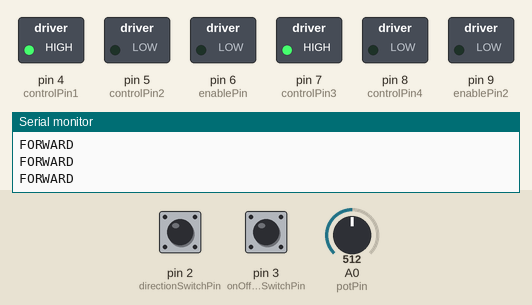
The sketch below on a simulated Arduino Uno, built with avr-gcc and run on an emulated ATmega328P. On the bench: switched loads named in the sketch (green lamp = pin HIGH), the last lines printed to the serial monitor. The inputs (shaded band) are chosen by the test bench; at power-on: pin 2 (directionSwitchPin) LOW, pin 3 (onOffSwitchStateSwitchPin) LOW, A0 (potPin) = 512.

Above: at 1.2 s.
1.3 s: pin 2 (directionSwitchPin) pulled HIGH for 0.15 s
At 2.2 s:
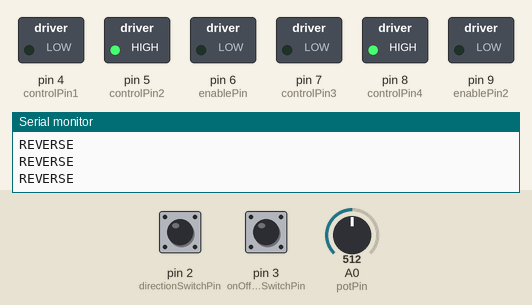
2.9 s: pin 3 (onOffSwitchStateSwitchPin) pulled HIGH for 0.15 s
At 3.3 s:
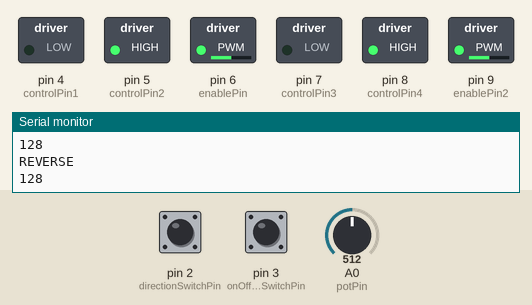
4.5 s: A0 (potPin) set to 716
At 5.7 s:
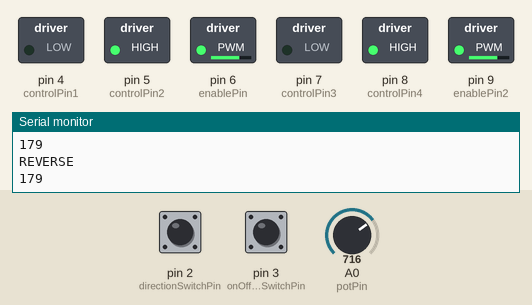
6.0 s: A0 (potPin) set to 900
At 6.9 s:
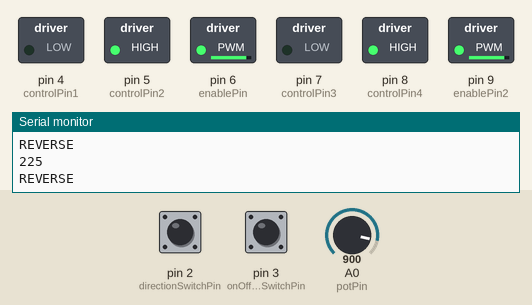
7.5 s: pin 2 (directionSwitchPin) pulled HIGH for 1 s
At 8.0 s:
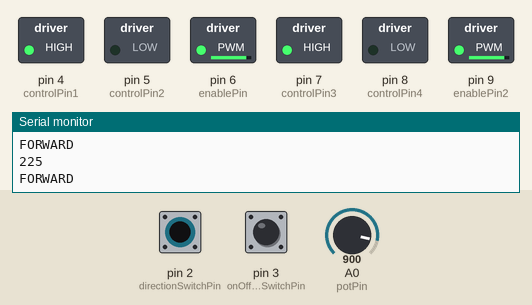
10.0 s: A0 (potPin) set to 511
At 11.3 s:
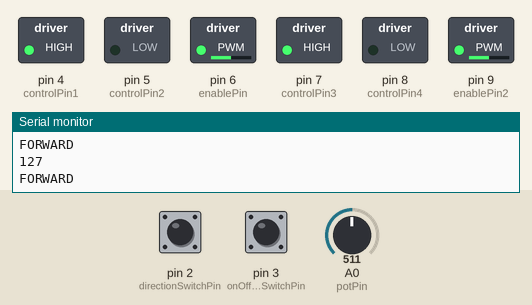
Timing chart, 0 to 12.5 s (numbered marks = the images above; inputs shaded):
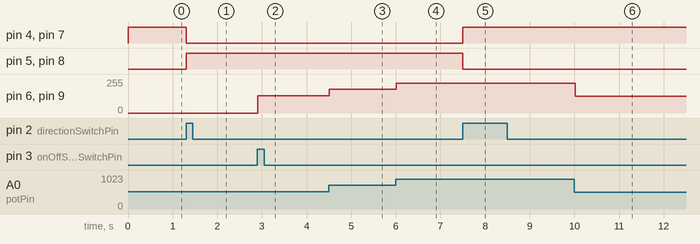

Measured:
- after the input at 1.3 s, pin 4 (controlPin1), pin 7 (controlPin3): HIGH → LOW at once; pin 5 (controlPin2), pin 8 (controlPin4): LOW → HIGH at once
- after the input at 2.9 s, pin 6 (enablePin), pin 9 (enablePin2): 0/255 → 128/255 at once
- after the input at 4.5 s, pin 6 (enablePin), pin 9 (enablePin2): 128/255 → 179/255 at once
- after the input at 6.0 s, pin 6 (enablePin), pin 9 (enablePin2): 179/255 → 225/255 at once
- after the input at 7.5 s, pin 4 (controlPin1), pin 7 (controlPin3): LOW → HIGH at once; pin 5 (controlPin2), pin 8 (controlPin4): HIGH → LOW at once
- after the input at 10.0 s, pin 6 (enablePin), pin 9 (enablePin2): 225/255 → 127/255 at once

The sketch:

ZOETROPE.ino
```cpp
/*
 * Zoetrope
 */

// Pins
#define controlPin1 4 // connected to pin 7 on the H-bridge
#define controlPin2 5 // connected to pin 2 on the H-bridge
#define enablePin 6 // connected to pin 1 on the H-bridge
#define directionSwitchPin 2 // connected to the switch for direction
#define onOffSwitchStateSwitchPin 3 // connected to the switch for turning the
#define potPin A0
#define controlPin3 7 // connected to pin 7 on the H-bridge
#define controlPin4 8 // connected to pin 2 on the H-bridge
#define enablePin2 9

// Variables
byte onOffSwitchState = 0; // current state of the on/off switch
byte previousOnOffSwitchState = 0; // previous position of the on/off switch
byte directionSwitchState = 0; // current state of the direction switch
byte previousDirectionSwitchState = 0; // previous state of the direction switch
byte motorEnabled = 0; // Turns the motor on/off
byte motorSpeed = 0; // speed of the motor
byte motorDirection = 1; // current direction of the motor

void setup() {
  // initialize the inputs and outputs
  Serial.begin(9600);
  pinMode(directionSwitchPin, INPUT);
  pinMode(onOffSwitchStateSwitchPin, INPUT);
  pinMode(controlPin1, OUTPUT);
  pinMode(controlPin2, OUTPUT);
  pinMode(enablePin, OUTPUT);
  pinMode(controlPin3, OUTPUT);
  pinMode(controlPin4, OUTPUT);
  pinMode(enablePin2, OUTPUT);

  // pull the enable pin LOW to start
  digitalWrite(enablePin, LOW);
  digitalWrite(enablePin2, LOW);
}

void loop() {
  // read the value of the on/off switch
  onOffSwitchState = digitalRead(onOffSwitchStateSwitchPin);

  // read the value of the direction switch
  directionSwitchState = digitalRead(directionSwitchPin);

  // read the value of the pot and divide by 4 to get a value that can be
  // used for PWM (potPin value will be from 0 to 1023)
  motorSpeed = analogRead(potPin) / 4; //divide by 4 to get 0-255

  // if the on/off button changed state since the last loop()
  if (onOffSwitchState != previousOnOffSwitchState) {
    // change the value of motorEnabled if pressed
    if (onOffSwitchState == HIGH) {
      motorEnabled = !motorEnabled;
    }
  }

  // if the direction button changed state since the last loop()
  if (directionSwitchState != previousDirectionSwitchState) {
    // change the value of motorDirection if pressed
    if (directionSwitchState == HIGH) {
      motorDirection = !motorDirection;
    }
  }

  // change the direction the motor spins by talking to the control pins
  // on the H-Bridge
  if (motorDirection == 1) {
    digitalWrite(controlPin1, HIGH);
    digitalWrite(controlPin2, LOW);
    digitalWrite(controlPin3, HIGH);
    digitalWrite(controlPin4, LOW);
    Serial.println("FORWARD");
  } else {
    digitalWrite(controlPin1, LOW);
    digitalWrite(controlPin2, HIGH);
    digitalWrite(controlPin3, LOW);
    digitalWrite(controlPin4, HIGH);
    Serial.println("REVERSE");
  }

  // if the motor is supposed to be on, read the motor speed
  if (motorEnabled == 1) {
    // PWM the enable pin to vary the speed
    analogWrite(enablePin, motorSpeed);
    analogWrite(enablePin2, motorSpeed);
    Serial.println(motorSpeed);
  } else { // if the motor is not supposed to be on
    //turn the motor off
    analogWrite(enablePin, 0);
    analogWrite(enablePin2, 0);
  }

  // save the current on/off switch state as the previous
  previousDirectionSwitchState = directionSwitchState;
  // save the current switch state as the previous
  previousOnOffSwitchState = onOffSwitchState;
}
```
